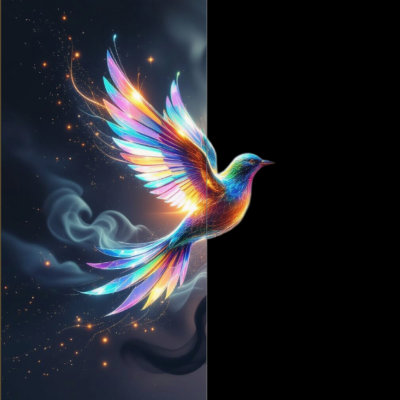
#> input picture example_workflows/01_Simple.jpg, 400 x 400 px
$ python -i image_proc.py   (imports and definitions only)
#> lines starting #> are read from the running program, lines starting #| are printed output that depends on the picture
#> further down, picture is the input picture: PIL image 400x400 RGB; mean R, G, B 35.4, 37.3, 44.6
import random
from PIL import Image, ImageEnhance
import numpy as np
# import cv2


# [75 lines left out: functions refine_foreground, FB_blur_fusion_foreground_estimator_2, FB_blur_fusion_foreground_estimator, preproc, cv_random_flip, random_crop and 1 more, not called in this run]


def color_enhance(image):
    bright_intensity = random.randint(5, 15) / 10.0
    image = ImageEnhance.Brightness(image).enhance(bright_intensity)
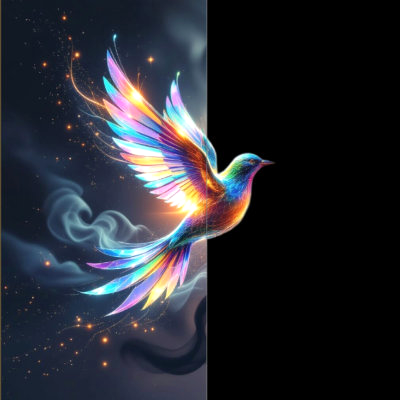
#> image: PIL image 400x400 RGB; mean R, G, B 38.4, 40.7, 48.7
    contrast_intensity = random.randint(5, 15) / 10.0
    image = ImageEnhance.Contrast(image).enhance(contrast_intensity)
    color_intensity = random.randint(0, 20) / 10.0
    image = ImageEnhance.Color(image).enhance(color_intensity)
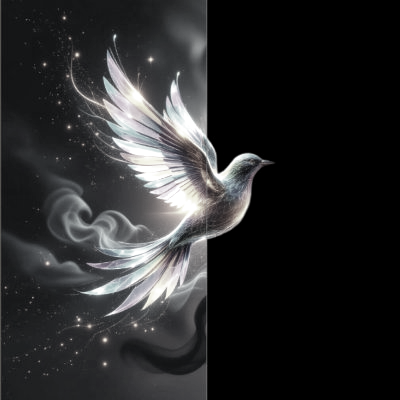
#> image: PIL image 400x400 RGB; mean R, G, B 41.6, 41.9, 42.8
    sharp_intensity = random.randint(0, 30) / 10.0
    image = ImageEnhance.Sharpness(image).enhance(sharp_intensity)
    return image


# [21 lines left out: functions random_gaussian, random_pepper, not called in this run]

>>> from PIL import Image
>>> picture = Image.open('../example_workflows/01_Simple.jpg')
>>> result = color_enhance(picture)

$ run again, on example_workflows/03_Web_page_examples.jpg
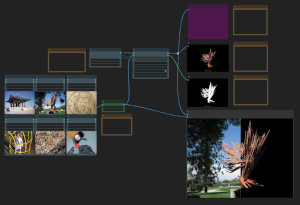
#> input picture example_workflows/03_Web_page_examples.jpg, 300 x 205 px
#> picture is the input picture: PIL image 300x205 RGB; mean R, G, B 46, 45.5, 45.9
#> in color_enhance, `image = ImageEnhance.Contrast(image).enhance(contrast_intensity)`:
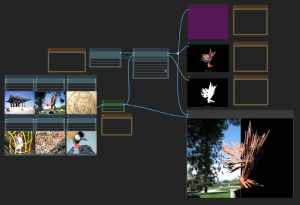
#> image: PIL image 300x205 RGB; mean R, G, B 49.9, 49.4, 49.7
#> in color_enhance, `image = ImageEnhance.Color(image).enhance(color_intensity)`:
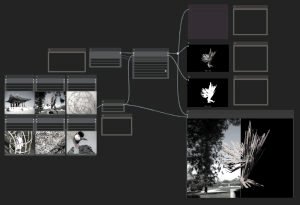
#> image: PIL image 300x205 RGB; mean R, G, B 49.4, 49.4, 49.4

$ run again, on example_workflows/04_Advanced.jpg
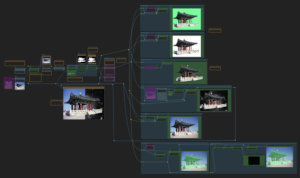
#> input picture example_workflows/04_Advanced.jpg, 300 x 178 px
#> picture is the input picture: PIL image 300x178 RGB; mean R, G, B 45.1, 50.4, 50.7
#> in color_enhance, `image = ImageEnhance.Contrast(image).enhance(contrast_intensity)`:
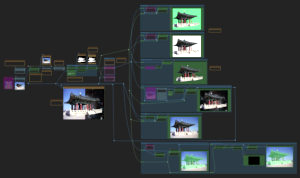
#> image: PIL image 300x178 RGB; mean R, G, B 48.2, 54.3, 54.9
#> in color_enhance, `image = ImageEnhance.Color(image).enhance(color_intensity)`:
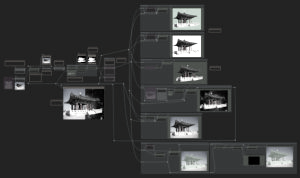
#> image: PIL image 300x178 RGB; mean R, G, B 51.9, 52.5, 52.6

$ run again, on example_workflows/05_Video_Advanced.jpg
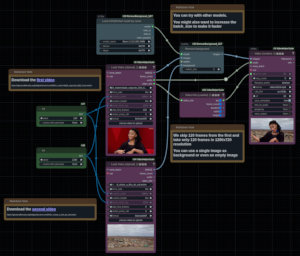
#> input picture example_workflows/05_Video_Advanced.jpg, 300 x 256 px
#> picture is the input picture: PIL image 300x256 RGB; mean R, G, B 30.5, 28, 31.5
#> in color_enhance, `image = ImageEnhance.Contrast(image).enhance(contrast_intensity)`:
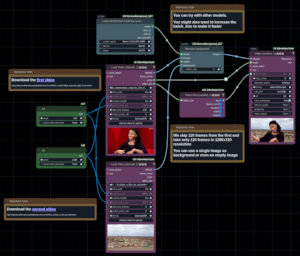
#> image: PIL image 300x256 RGB; mean R, G, B 33.4, 30.1, 34.1
#> in color_enhance, `image = ImageEnhance.Color(image).enhance(color_intensity)`:
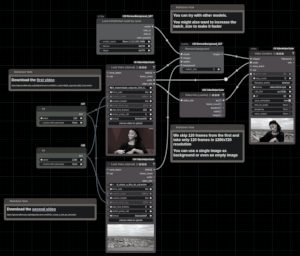
#> image: PIL image 300x256 RGB; mean R, G, B 31.3, 31.1, 31.4
